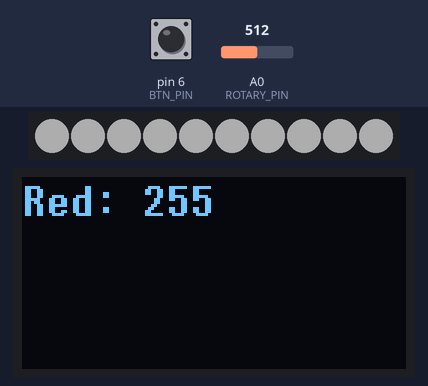
A sketch run on a simulated Arduino Uno, built with avr-gcc and run on an emulated ATmega328P. On the bench: 10 RGB LEDs in strip order, left to right, 128×64 one-colour display. Inputs (shaded band) come from the test bench; at power-on: pin 6 (BTN_PIN) LOW, A0 (ROTARY_PIN) = 512. Dim RGB values are drawn brighter than linear.

Above: at 1.2 s.
1.3 s: pin 6 (BTN_PIN) pulled HIGH for 1 s
At 3.2 s:
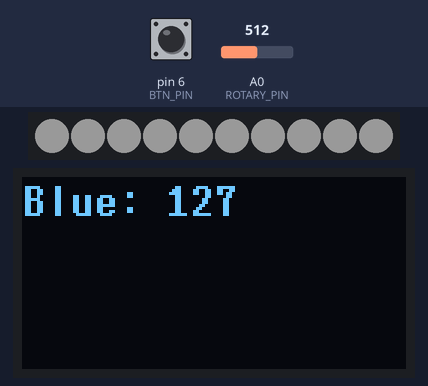
3.8 s: A0 (ROTARY_PIN) set to 631
At 5.1 s:
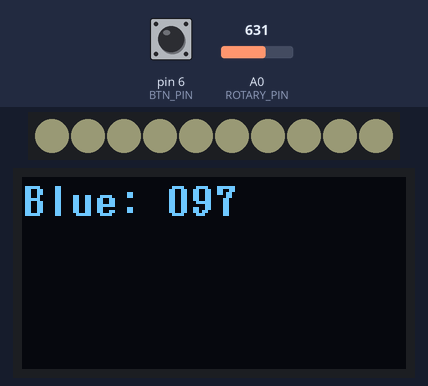
5.4 s: A0 (ROTARY_PIN) set to 649
At 6.6 s:
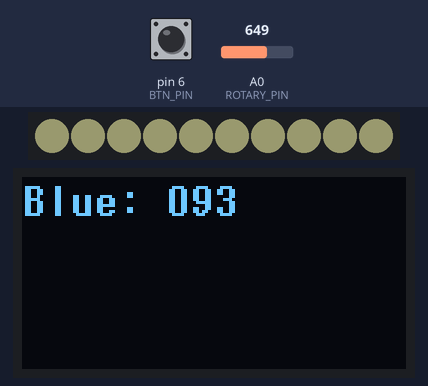
6.9 s: pin 6 (BTN_PIN) pulled HIGH for 0.25 s
At 8.2 s:
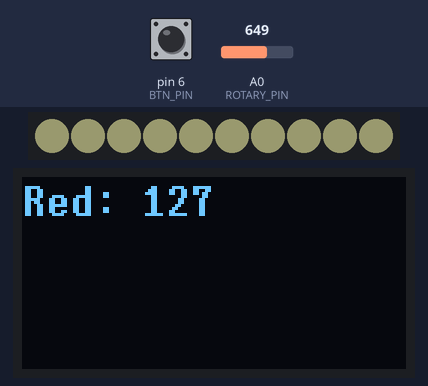
8.6 s: pin 6 (BTN_PIN) pulled HIGH for 3.2 s
At 9.0 s:
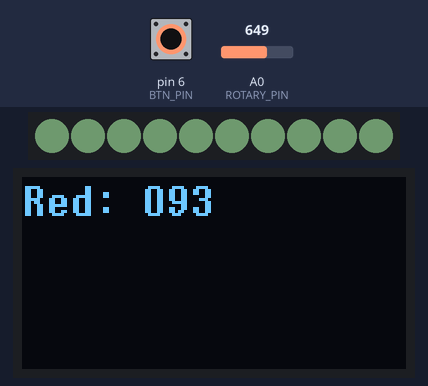
13.3 s: A0 (ROTARY_PIN) set to 547
At 14.3 s:
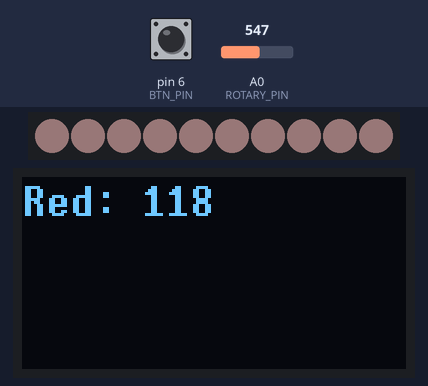
14.9 s: A0 (ROTARY_PIN) set to 527
Timing chart, 0 to 17.4 s (numbered marks = the images above; inputs shaded):
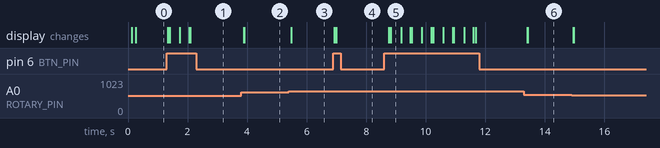

Measured:
- the behaviour switches between 638 and 639 on A0 (ROTARY_PIN) (found by bisection; images 2 and 3)
- after the input at 1.3 s, the display: first changes at once (image 1 shows a later state)
- after the input at 3.8 s, the display: first changes after 0.09 s (image 2 shows a later state)
- after the input at 5.4 s, the display: first changes after 0.08 s (image 3 shows a later state)
- after the input at 6.9 s, the display: first changes at once (image 4 shows a later state)
- after the input at 8.6 s, the display: first changes after 0.16 s (image 5 shows a later state)
- after the input at 13.3 s, the display: first changes after 0.11 s (image 6 shows a later state)

The sketch:

ColorSelector.ino
```cpp
#include <Adafruit_NeoPixel.h>
#include <U8g2lib.h>

#define ROTARY_PIN A0
#define BTN_PIN   6
#define LED_PIN   2
#define LED_COUNT  10
#define BRIGHTNESS 50

Adafruit_NeoPixel pixels(LED_COUNT, LED_PIN, NEO_GRB + NEO_KHZ800);
U8X8_SSD1306_128X64_NONAME_HW_I2C oled(/* reset=*/ U8X8_PIN_NONE);

int rotaryValue = 0;
int mappedValue = 0;

int red = 255, green = 255, blue = 255;

enum State {
  main_menu,
  red_select,
  green_select,
  blue_select
};

State menuState;

long current = 0;

void setup() {
  pinMode(ROTARY_PIN, INPUT);

  pixels.begin();
  pixels.fill();
  pixels.show();
  pixels.setBrightness(BRIGHTNESS);

  oled.begin();
 // oled.setFlipMode(1);
  oled.clearDisplay();
  oled.setPowerSave(0);
  oled.setFont(u8x8_font_7x14B_1x2_f);

  menuState = main_menu;
}

void loop() {

  if (digitalRead(BTN_PIN)) {
    toggleMenu();
  }

  if (menuState == main_menu) {
    displayRGBMenu();
  } else {
    rotaryValue = 1024 - analogRead(ROTARY_PIN);
    mappedValue = map(rotaryValue, 0, 1023, 0, 255);

    lightSelect(mappedValue);
    displayRGBSelect(mappedValue);
  }

  pixels.fill(pixels.Color(red, green, blue));
  pixels.show();
}

void displayRGBMenu() {
  oled.setCursor(0, 0);
  oled.print("Red: ");
  oled.println(red);

  oled.setCursor(0, 10);
  oled.print("Green: ");
  oled.print(green);

  oled.setCursor(0, 20);
  oled.print("Blue: ");
  oled.print(blue);

  oled.refreshDisplay();
}

void displayRGBSelect(int num) {
  oled.setCursor(0, 0);
  if (menuState == red_select) {
    oled.print("Red: ");
  } else if (menuState == green_select) {
    oled.print("Green: ");
  } else if (menuState == blue_select) {
    oled.print("Blue: ");
  }

  if (num < 100) oled.print("0");
  if (num < 10) oled.print("0");
  oled.print(num);
}

void lightSelect(int value) {
  if (menuState == red_select) {
    red = value;
  } else if (menuState == green_select) {
    green = value;
  } else if (menuState == blue_select) {
    blue = value;
  }
}

void toggleMenu() {
  if (millis() - current < 300) {
    return;
  }

  current = millis();

  switch (menuState) {
    case main_menu:
      menuState = red_select;
      break;
    case red_select:
      menuState = green_select;
      break;
    case green_select:
      menuState = blue_select;
      break;
    case blue_select:
      menuState = main_menu;
      break;
  }
  oled.clearDisplay();
}
```
